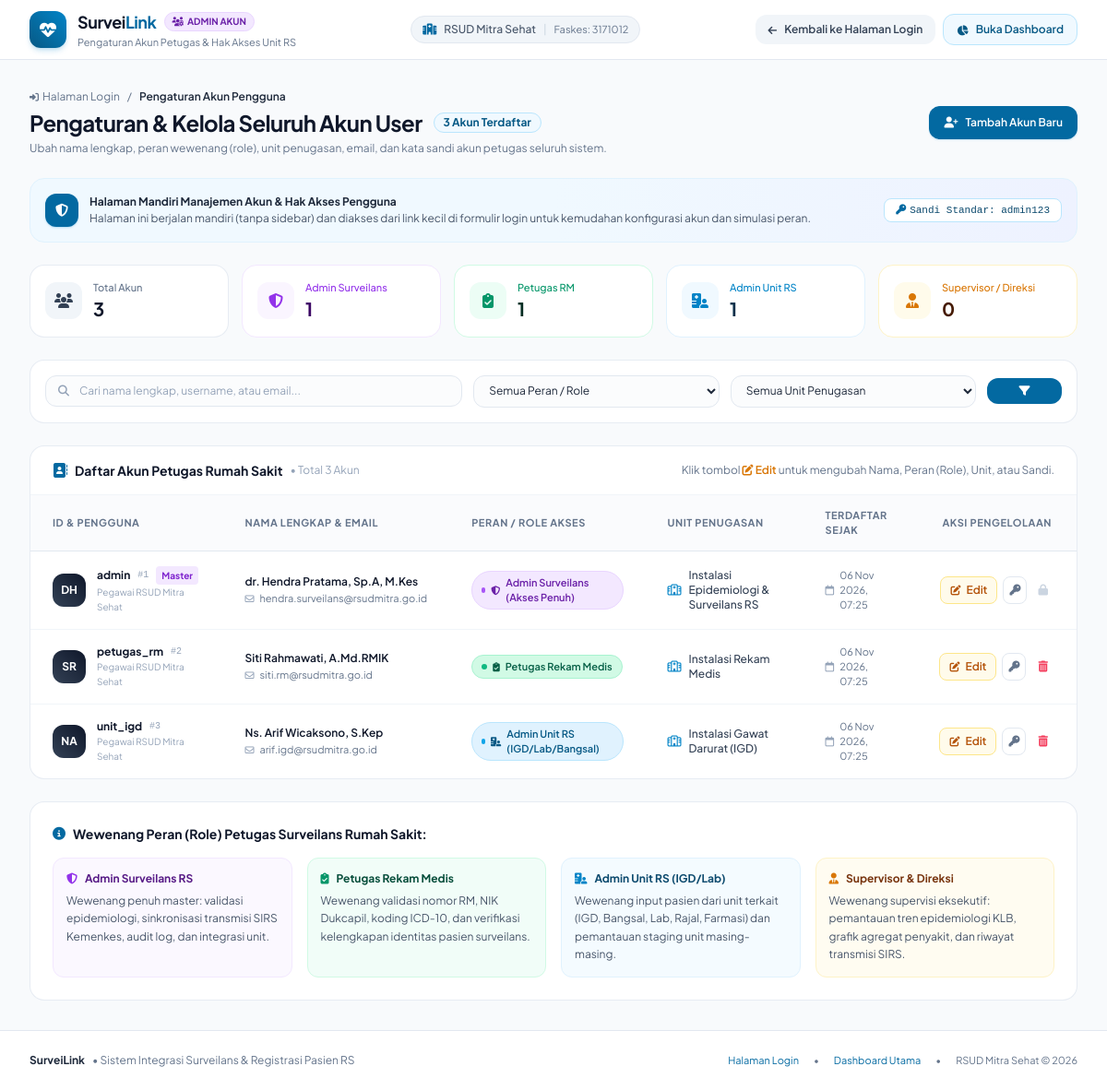
The page /kelola_user.php on the database as committed earlier.
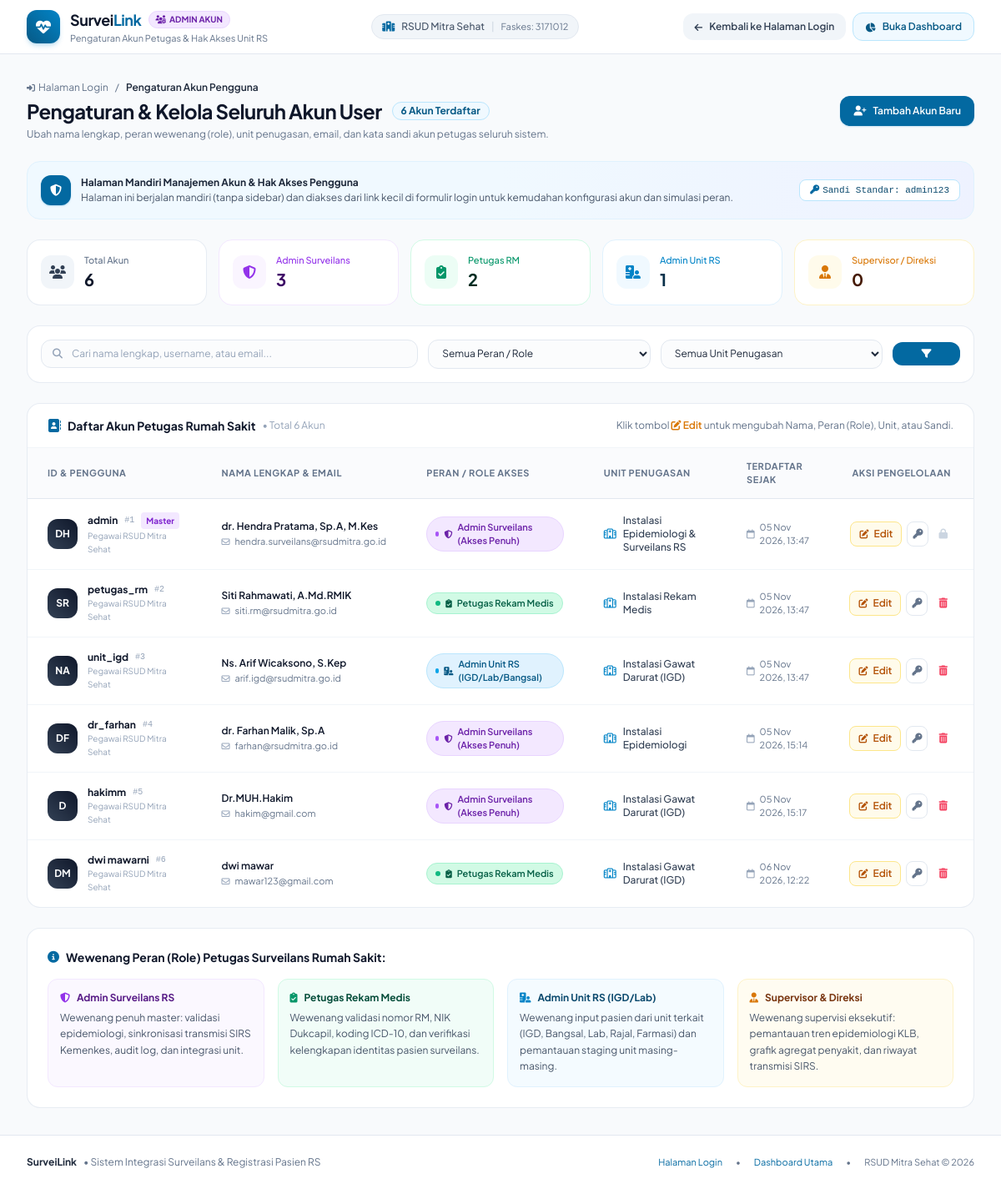
The same page on the database as committed later.
### tables this page shows
CREATE TABLE `users` (
  `id` int NOT NULL,
  `username` varchar(50) NOT NULL,
  `password` varchar(255) NOT NULL,
  `nama_lengkap` varchar(100) NOT NULL,
  `email` varchar(100) NOT NULL,
  `role` enum('admin_surveilans','petugas_rekam_medis','admin_unit','supervisor') NOT NULL DEFAULT 'admin_surveilans',
  `unit` varchar(100) NOT NULL DEFAULT 'Instalasi Epidemiologi & Surveilans',
  `foto` varchar(255) DEFAULT 'assets/img/avatar.png',
  `created_at` timestamp NULL DEFAULT CURRENT_TIMESTAMP
);

### kelola_user.php (the view, shortened to what the rows shown need)
<?php
$pdo = getDB();
$sql = "SELECT * FROM users WHERE 1=1";
$params = [];
$sql .= " ORDER BY id ASC";
$stmt = $pdo->prepare($sql);
$stmt->execute($params);
$users = $stmt->fetchAll();
function getRoleBadge($role) {
    switch ($role) {
        case 'admin_surveilans':
            return [
                'label' => 'Admin Surveilans (Akses Penuh)',
                'badge' => 'bg-purple-100 text-purple-800 border-purple-200',
                'dot'   => 'bg-purple-500',
                'icon'  => 'fa-shield-halved'
            ];
        case 'petugas_rekam_medis':
            return [
                'label' => 'Petugas Rekam Medis',
                'badge' => 'bg-emerald-100 text-emerald-800 border-emerald-200',
                'dot'   => 'bg-emerald-500',
                'icon'  => 'fa-clipboard-check'
            ];
        case 'admin_unit':
            return [
                'label' => 'Admin Unit RS (IGD/Lab/Bangsal)',
                'badge' => 'bg-sky-100 text-sky-800 border-sky-200',
                'dot'   => 'bg-sky-500',
                'icon'  => 'fa-hospital-user'
            ];
    }
}
?>
<!DOCTYPE html>
<html lang="id">
<head>
    <script src="https://cdn.tailwindcss.com"></script>
    <link rel="stylesheet" href="https://cdnjs.cloudflare.com/ajax/libs/font-awesome/6.4.0/css/all.min.css">
</head>
<body class="bg-slate-50 text-slate-800 antialiased min-h-screen flex flex-col">
    <main class="max-w-7xl mx-auto w-full px-4 sm:px-6 lg:px-8 py-8 space-y-6 flex-1">
        <div class="flex flex-col sm:flex-row sm:items-center justify-between gap-4">
            <div>
                <div class="flex items-center gap-3">
                    <h1 class="text-2xl font-bold text-slate-900 tracking-tight">Pengaturan & Kelola Seluruh Akun User</h1>
                </div>
            </div>
        </div>
        <div class="bg-white rounded-2xl border border-slate-200/80 shadow-xs overflow-hidden">
            <?php if (empty($users)): ?>
                <div class="p-12 text-center">
                    <div class="w-16 h-16 mx-auto mb-3 rounded-2xl bg-slate-100 text-slate-400 flex items-center justify-center text-2xl">
                        <i class="fa-solid fa-user-slash"></i>
                    </div>
                    <h4 class="font-bold text-slate-700 text-sm">Tidak Ada Akun Ditemukan</h4>
                    <p class="text-xs text-slate-400 mt-1">Coba sesuaikan kata kunci pencarian atau reset filter yang dipilih.</p>
                    <a href="kelola_user.php" class="mt-4 inline-flex items-center gap-2 px-4 py-2 rounded-xl bg-slate-100 hover:bg-slate-200 text-slate-700 text-xs font-semibold transition">
                        <i class="fa-solid fa-rotate-left"></i>
                        <span>Reset Semua Filter</span>
                    </a>
                </div>
            <?php else: ?>
                <div class="overflow-x-auto">
                    <table class="w-full text-left text-xs text-slate-600">
                        <thead class="bg-slate-50/70 border-b border-slate-200 text-[11px] font-bold text-slate-500 uppercase tracking-wider">
                            <tr>
                                <th class="px-6 py-3.5">ID & Pengguna</th>
                                <th class="px-6 py-3.5">Nama Lengkap & Email</th>
                                <th class="px-6 py-3.5">Peran / Role Akses</th>
                                <th class="px-6 py-3.5">Unit Penugasan</th>
                                <th class="px-6 py-3.5">Terdaftar Sejak</th>
                                <th class="px-6 py-3.5 text-center">Aksi Pengelolaan</th>
                            </tr>
                        </thead>
                        <tbody class="divide-y divide-slate-100">
                            <?php foreach ($users as $u): ?>
                                <?php
                                    $roleInfo = getRoleBadge($u['role']);
                                    $isPrimaryAdmin = ($u['id'] == 1);
                                    $words = explode(' ', trim($u['nama_lengkap']));
                                    $initials = '';
                                    foreach (array_slice($words, 0, 2) as $w) {
                                        $initials .= strtoupper(substr($w, 0, 1));
                                    }
                                ?>
                                <tr class="hover:bg-slate-50/80 transition">
                                    <td class="px-6 py-4">
                                        <div class="flex items-center gap-3">
                                            <div class="w-9 h-9 rounded-xl bg-gradient-to-tr from-slate-700 to-slate-900 text-white flex items-center justify-center font-bold text-xs shrink-0 shadow-xs">
                                                <?= $initials ?>
                                            </div>
                                            <div>
                                                <div class="flex items-center gap-2">
                                                    <span class="font-bold text-slate-900"><?= htmlspecialchars($u['username']) ?></span>
                                                    <span class="text-[10px] text-slate-400 font-mono">#<?= $u['id'] ?></span>
                                                    <?php if ($isPrimaryAdmin): ?>
                                                        <span class="px-1.5 py-0.5 rounded text-[10px] font-bold bg-purple-100 text-purple-700" title="Administrator Utama Sistem">
                                                            Master
                                                        </span>
                                                    <?php endif; ?>
                                                </div>
                                                <span class="text-[10px] text-slate-400">Pegawai RSUD Mitra Sehat</span>
                                            </div>
                                        </div>
                                    </td>
                                    <td class="px-6 py-4">
                                        <p class="font-semibold text-slate-900"><?= htmlspecialchars($u['nama_lengkap']) ?></p>
                                        <div class="flex items-center gap-1.5 text-slate-500 mt-0.5 text-[11px]">
                                            <i class="fa-regular fa-envelope text-[10px] text-slate-400"></i>
                                            <span><?= htmlspecialchars($u['email']) ?></span>
                                        </div>
                                    </td>
                                    <td class="px-6 py-4">
                                        <span class="inline-flex items-center gap-1.5 px-2.5 py-1 rounded-full text-[11px] font-semibold border <?= $roleInfo['badge'] ?>">
                                            <span class="w-1.5 h-1.5 rounded-full <?= $roleInfo['dot'] ?>"></span>
                                            <i class="fa-solid <?= $roleInfo['icon'] ?> text-[10px]"></i>
                                            <span><?= htmlspecialchars($roleInfo['label']) ?></span>
                                        </span>
                                    </td>
                                    <td class="px-6 py-4">
                                        <div class="flex items-center gap-2 text-slate-700">
                                            <i class="fa-regular fa-hospital text-brand-500 text-xs"></i>
                                            <span class="font-medium"><?= htmlspecialchars($u['unit']) ?></span>
                                        </div>
                                    </td>
                                    <td class="px-6 py-4 text-slate-500 text-[11px]">
                                        <div class="flex items-center gap-1.5">
                                            <i class="fa-regular fa-calendar text-slate-400"></i>
                                            <span><?= !empty($u['created_at']) ? date('d M Y, H:i', strtotime($u['created_at'])) : '-' ?></span>
                                        </div>
                                    </td>
                                    <td class="px-6 py-4 text-center">
                                        <div class="flex items-center justify-center gap-1.5">
                                            <button onclick='bukaModalEdit(<?= json_encode($u) ?>)'
                                                class="px-2.5 py-1.5 rounded-lg bg-amber-50 hover:bg-amber-100 text-amber-700 border border-amber-200 text-xs font-semibold transition flex items-center gap-1.5 shadow-xs"
                                                title="Edit Akun (Ubah Nama, Peran/Role, Unit, dll.)">
                                                <i class="fa-solid fa-pen-to-square text-[11px]"></i>
                                                <span>Edit</span>
                                            </button>
                                            <button onclick="bukaModalGantiPassword(<?= $u['id'] ?>, '<?= htmlspecialchars(addslashes($u['username'])) ?>', '<?= htmlspecialchars(addslashes($u['nama_lengkap'])) ?>')"
                                                class="p-1.5 rounded-lg text-slate-500 hover:text-slate-800 hover:bg-slate-100 border border-slate-200 transition"
                                                title="Ganti / Reset Kata Sandi">
                                                <i class="fa-solid fa-key text-xs"></i>
                                            </button>
                                            <?php if (!$isPrimaryAdmin): ?>
                                                <button onclick="hapusUser(<?= $u['id'] ?>, '<?= htmlspecialchars(addslashes($u['nama_lengkap'])) ?>', '<?= htmlspecialchars(addslashes($u['username'])) ?>')"
                                                    class="p-1.5 rounded-lg text-rose-500 hover:text-rose-700 hover:bg-rose-50 border border-transparent hover:border-rose-200 transition"
                                                    title="Hapus Akun Pengguna">
                                                    <i class="fa-solid fa-trash-can text-xs"></i>
                                                </button>
                                            <?php else: ?>
                                                <span class="p-1.5 text-slate-300 cursor-not-allowed" title="Admin master (ID 1) dilindungi">
                                                    <i class="fa-solid fa-lock text-xs"></i>
                                                </span>
                                            <?php endif; ?>
                                        </div>
                                    </td>
                                </tr>
                            <?php endforeach; ?>
                        </tbody>
                    </table>
                </div>
            <?php endif; ?>
        </div>
    </main>
</body>
</html>

Rows that differ between the two databases and show on the page:
changed users "admin": created_at "06 Nov 2026, 07:25" → "05 Nov 2026, 13:47"
changed users "petugas_rm": created_at "06 Nov 2026, 07:25" → "05 Nov 2026, 13:47"
changed users "unit_igd": created_at "06 Nov 2026, 07:25" → "05 Nov 2026, 13:47"
added users: initials "DF", username "dr_farhan", id "4", nama_lengkap "dr. Farhan Malik, Sp.A", email "farhan@rsudmitra.go.id", role "Admin Surveilans (Akses Penuh)", unit "Instalasi Epidemiologi", created_at "05 Nov 2026, 15:14"
added users: initials "D", username "hakimm", id "5", nama_lengkap "Dr.MUH.Hakim", email "hakim@gmail.com", role "Admin Surveilans (Akses Penuh)", unit "Instalasi Gawat Darurat (IGD)", created_at "05 Nov 2026, 15:17"
added users: initials "DM", username "dwi mawarni", id "6", nama_lengkap "dwi mawar", email "mawar123@gmail.com", role "Petugas Rekam Medis", unit "Instalasi Gawat Darurat (IGD)", created_at "06 Nov 2026, 12:22"
Other text that changed with them:
count($users): "3" → "6"
$statTotal: "3" → "6"
$statAdminSurv: "1" → "3"
$statPetugasRM: "1" → "2"
